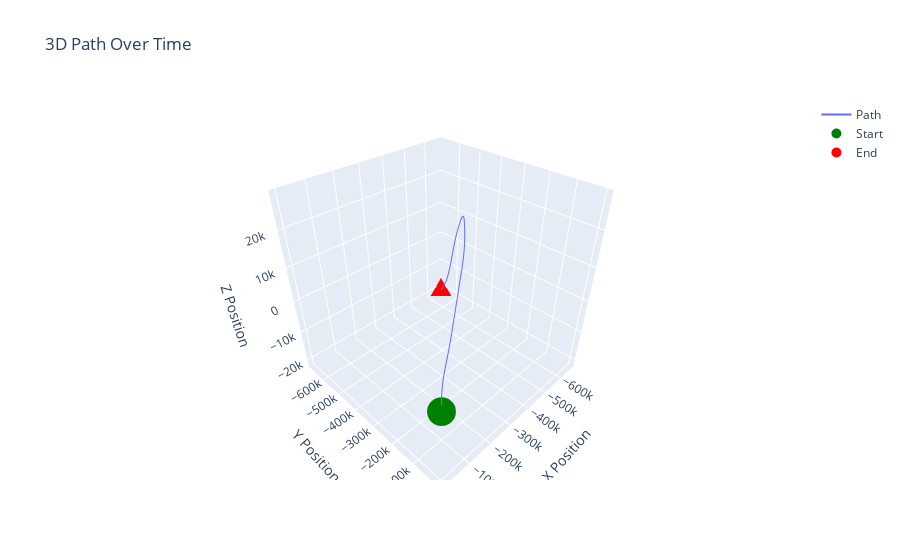

The notebook cell this image was saved under:
### Markdown cell above
# Test

### Code cell
print(selected_participant.value)
print(selected_trial.value)
testKF = testKF6()
filtered_data = []
gravity = 9.8
deg2rad = math.pi/180
zconvesion = np.diag([gravity]*3 + [deg2rad]*3)
for k, z in eg_measurements.iterrows():
    z = z.to_numpy().reshape(-1, 1)
    z = zconvesion @ z
    testKF.predict()
    filtered_state = testKF.update(z)
    filtered_data.append(filtered_state)
    
    if int(k) > 1000:
        break

# pd.DataFrame(filtered_data)
filtered_data = np.array(filtered_data)
filtered_data = filtered_data.reshape(filtered_data.shape[0], 16)
filtered_df = pd.DataFrame(filtered_data)
filtered_df.columns = ['pN', 'pE', 'pD', 'vN', 'vE', 'vD', 'aN',
                        'aE', 'aD', 'q0', 'q1', 'q2', 'q3', 'wN', 'wE', 'wD']
filtered_df
plot_path(filtered_df)

### Figure 1 — Plotly figure (JSON) as saved in the notebook; plotly's stock layout.template omitted (floating-point values rounded to 4 significant figures; data arrays with more than 128 entries replaced by an {"elided": "..."} marker saying what was removed)
{"data": [{"mode": "lines", "name": "Path", "type": "scatter3d", "x": {"elided": "1002 float values"}, "y": {"elided": "1002 float values"}, "z": {"elided": "1002 float values"}}, {"marker": {"color": "green", "size": 10}, "mode": "markers", "name": "Start", "type": "scatter3d", "x": [0], "y": [0], "z": [0]}, {"marker": {"color": "red", "size": 10}, "mode": "markers", "name": "End", "type": "scatter3d", "x": [-663500.0], "y": [-678500.0], "z": [-20980.0]}], "layout": {"scene": {"xaxis": {"title": {"text": "X Position"}}, "yaxis": {"title": {"text": "Y Position"}}, "zaxis": {"title": {"text": "Z Position"}}}, "showlegend": true, "title": {"text": "3D Path Over Time"}}}
